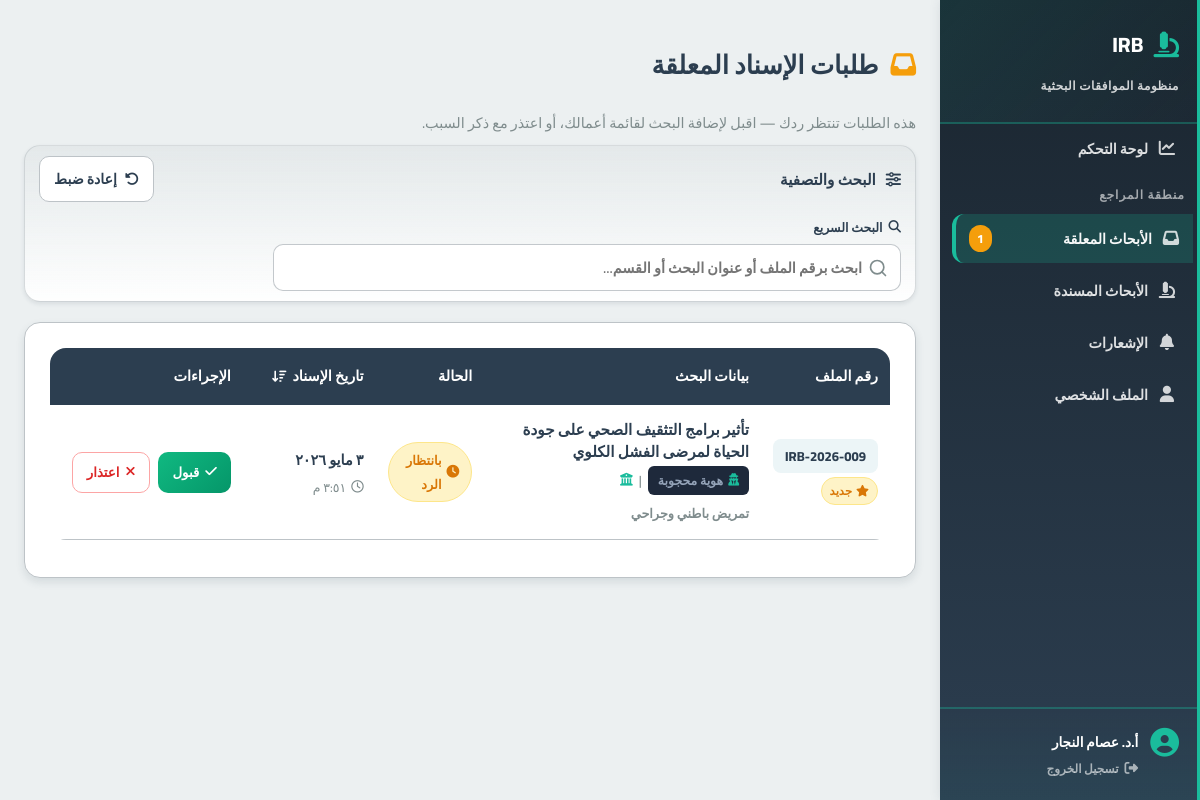
The page /features/reviewer/pending_assignments.php (signed in) on the database as committed earlier.
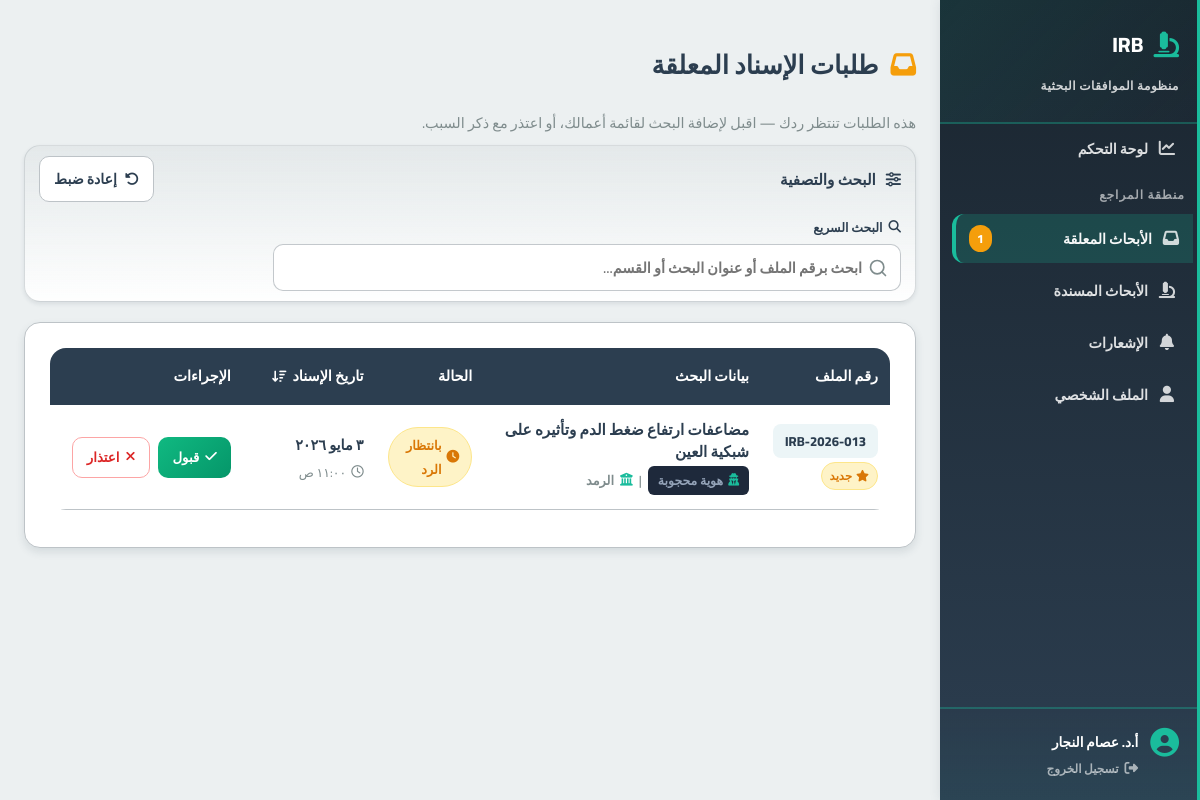
The same page on the database as committed later.
### tables this page shows
CREATE TABLE reviews (
    id INT AUTO_INCREMENT PRIMARY KEY,
    application_id INT,
    reviewer_id INT,
    assigned_by INT,
    assigned_at TIMESTAMP DEFAULT CURRENT_TIMESTAMP,
    assignment_status ENUM(
        'awaiting_acceptance', 
        'accepted', 
        'refused', 
        'timed_out'
    ) DEFAULT 'awaiting_acceptance',

    decision ENUM(
        'pending', 
        'approved', 
        'needs_modification', 
        'rejected'
    ) DEFAULT 'pending',

    refusal_reason TEXT NULL,
    reviewed_at TIMESTAMP NULL,
    
    FOREIGN KEY (application_id) REFERENCES applications(id) ON DELETE CASCADE,
    FOREIGN KEY (reviewer_id) REFERENCES users(id),
    FOREIGN KEY (assigned_by) REFERENCES users(id)
);

CREATE TABLE applications (
    id INT AUTO_INCREMENT PRIMARY KEY,
    student_id INT,
    serial_number VARCHAR(50) UNIQUE,
    title TEXT,
    principal_investigator VARCHAR(255),
    co_investigators JSON,
    current_stage ENUM(
        'pending_admin', 'awaiting_initial_payment', 'awaiting_sample_calc',
        'awaiting_sample_payment', 'under_review','approved_by_reviewer','approved', 'rejected'
    ) DEFAULT 'pending_admin',
    is_blinded BOOLEAN DEFAULT TRUE,
    created_at TIMESTAMP DEFAULT CURRENT_TIMESTAMP,
    updated_at TIMESTAMP DEFAULT CURRENT_TIMESTAMP ON UPDATE CURRENT_TIMESTAMP,
    FOREIGN KEY (student_id) REFERENCES users(id) ON DELETE CASCADE,
    INDEX(student_id),
    INDEX(current_stage)
);

CREATE TABLE users (
    id INT AUTO_INCREMENT PRIMARY KEY,
    role ENUM('student','admin','sample_officer','reviewer','manager','super_admin') NOT NULL,
    full_name VARCHAR(255),
    email VARCHAR(255) UNIQUE,
    password_hash VARCHAR(255),
    national_id VARCHAR(20),
    phone_number VARCHAR(20),
    faculty VARCHAR(150),
    department VARCHAR(150),
    id_front_url VARCHAR(255),
    id_back_url VARCHAR(255),
    is_active BOOLEAN DEFAULT FALSE,
    created_at TIMESTAMP DEFAULT CURRENT_TIMESTAMP
);

### includes/sidebar.php (called while the page is built, shortened)
<?php if(isset($_SESSION['role']) && $_SESSION['role'] === 'reviewer'): ?>
        <?php
        if (isset($_SESSION['user_id'])) {
            $sidebarReviews = new Reviews();
            $sidebarPendingAssignments = $sidebarReviews->getPendingAssignments($_SESSION['user_id']);
        }
        ?>
<?php endif; ?>

### classes/Reviews.php (called while the page is built, shortened)
<?php
require_once __DIR__ . '/Database.php';
class Reviews {
    private $db;
    public function __construct() {
        $database = new Database();
        $this->db = $database->conn;
    }
    public function getPendingAssignments($reviewer_id) {
        $sql = "
            SELECT
                r.id as review_id,
                a.id as application_id,
                a.serial_number,
                a.title,
                a.principal_investigator,
                a.is_blinded,
                a.created_at as application_date,
                r.assigned_at,
                u.department,
                u2.full_name as assigned_by_name
            FROM reviews r
            JOIN applications a ON r.application_id = a.id
            JOIN users u ON a.student_id = u.id
            LEFT JOIN users u2 ON r.assigned_by = u2.id
            WHERE r.reviewer_id = ? AND r.assignment_status = 'awaiting_acceptance'
            ORDER BY r.assigned_at DESC
        ";
        $stmt = $this->db->prepare($sql);
        $stmt->bind_param("i", $reviewer_id);
        $stmt->execute();
        $result = $stmt->get_result();
        $assignments = [];
        if ($result && $result->num_rows > 0) {
            while ($row = $result->fetch_assoc()) {
                if ($row['is_blinded'] == 1) {
                    $row['principal_investigator'] = "معلومات محجوبة";
                }
                $assignments[] = $row;
            }
        }
        return $assignments;
    }
}
?>

### classes/Database.php (called while the page is built, shortened)
<?php
class Database
{
    public function __construct()
    {
        $env = require __DIR__ . '/../includes/env.php';
        $this->host = $env['DB_HOST'];
        $this->user = $env['DB_USER'];
        $this->pass = $env['DB_PASS'];
        $this->db = $env['DB_NAME'];
        $this->port = $env['DB_PORT'];
        $this->conn = new mysqli($this->host, $this->user, $this->pass, $this->db, $this->port);
    }
}
?>

### includes/irb_helpers.php (called while the page is built, shortened)
<?php
if (!function_exists('irb_convert_to_arabic_digits')) {
    function irb_convert_to_arabic_digits($value)
    {
        return strtr((string) $value, [
            '0' => '٠',
            '1' => '١',
            '2' => '٢',
            '3' => '٣',
            '4' => '٤',
            '5' => '٥',
            '6' => '٦',
            '7' => '٧',
            '8' => '٨',
            '9' => '٩',
        ]);
    }
}
if (!function_exists('irb_format_arabic_date')) {
    function irb_format_arabic_date($dateValue)
    {
        try {
            $date = new DateTime($dateValue);
            $arabicMonths = [
                1 => 'يناير',
                2 => 'فبراير',
                3 => 'مارس',
                4 => 'أبريل',
                5 => 'مايو',
                6 => 'يونيو',
                7 => 'يوليو',
                8 => 'أغسطس',
                9 => 'سبتمبر',
                10 => 'أكتوبر',
                11 => 'نوفمبر',
                12 => 'ديسمبر',
            ];
            $day = irb_convert_to_arabic_digits($date->format('j'));
            $month = $arabicMonths[(int) $date->format('n')];
            $year = irb_convert_to_arabic_digits($date->format('Y'));
            return $day . ' ' . $month . ' ' . $year;
        } catch (Exception $exception) {
            return (string) $dateValue;
        }
    }
}
if (!function_exists('irb_format_arabic_time')) {
    function irb_format_arabic_time($dateValue)
    {
        try {
            $date = new DateTime($dateValue);
            $time = irb_convert_to_arabic_digits($date->format('g:i'));
            $period = $date->format('A') === 'AM' ? 'ص' : 'م';
            return $time . ' ' . $period;
        } catch (Exception $exception) {
            return '';
        }
    }
}

### features/reviewer/pending_assignments.php (the view, shortened to what the changed rows need)
<?php
require_once __DIR__ . '/../../classes/Reviews.php';
require_once __DIR__ . '/../../includes/irb_helpers.php';
$reviewsObj  = new Reviews();
$reviewer_id = $_SESSION['user_id'];
$assignments = $reviewsObj->getPendingAssignments($reviewer_id);
?>
<!DOCTYPE html>
<html lang="ar" dir="rtl">
<head>
    <link rel="stylesheet" href="https://cdnjs.cloudflare.com/ajax/libs/font-awesome/6.4.0/css/all.min.css">
    <link rel="stylesheet" href="/irb-digital-system/includes/style.css">
    <link rel="stylesheet" href="/irb-digital-system/assets/css/global.css">
    <link rel="stylesheet" href="/irb-digital-system/assets/css/irb-select.css">
    <link rel="stylesheet" href="/irb-digital-system/assets/css/irb-pagination.css">
</head>
<body>
    <?php include __DIR__ . '/../../includes/sidebar.php'; ?>
    <div class="content">
        <h2 class="page-title">
            <i class="fa-solid fa-inbox"></i>
            طلبات الإسناد المعلقة
        </h2>
        <div class="data-card">
            <div class="table-wrap">
                <table class="data-table">
                    <thead>
                        <tr>
                            <th width="12%">رقم الملف</th>
                            <th width="35%">بيانات البحث</th>
                            <th width="13%">الحالة</th>
                            <th width="16%" class="sortable-header">
                                <button type="button" id="dateSortHeader" class="sortable-button" aria-label="ترتيب حسب تاريخ الإسناد">
                                    <span>تاريخ الإسناد</span>
                                    <span class="sort-direction" id="dateSortIcon"><i class="fa-solid fa-arrow-down-wide-short"></i></span>
                                </button>
                            </th>
                            <th width="24%">الإجراءات</th>
                        </tr>
                    </thead>
                    <tbody id="assignmentsTableBody">
                        <?php if (empty($assignments)): ?>
                        <tr>
                            <td colspan="5">
                                <div class="empty-state">
                                    <i class="fa-solid fa-inbox"></i>
                                    <h3>لا توجد طلبات معلقة</h3>
                                    <p>جميع طلبات الإسناد الموجهة إليك تمت معالجتها.</p>
                                </div>
                            </td>
                        </tr>
                        <?php else: ?>
                        <?php foreach ($assignments as $idx => $asgn):
                            $isRedacted   = ($asgn['principal_investigator'] === "معلومات محجوبة");
                            $assignedDate = irb_format_arabic_date($asgn['assigned_at']);
                            $assignedTime = irb_format_arabic_time($asgn['assigned_at']);
                            $searchBlob   = strtolower($asgn['serial_number'] . ' ' . $asgn['title'] . ' ' . ($asgn['department'] ?? '') . ' ' . $assignedDate);
                        ?>
                        <tr data-search="<?= htmlspecialchars($searchBlob) ?>" data-date="<?= htmlspecialchars($asgn['assigned_at']) ?>">
                            <td>
                                <span class="badge-serial"><?= htmlspecialchars($asgn['serial_number']) ?></span>
                                <?php if ($idx === 0): ?><div><span class="new-badge"><i class="fa-solid fa-star"></i> جديد</span></div><?php endif; ?>
                            </td>
                            <td>
                                <div class="app-title"><?= htmlspecialchars($asgn['title']) ?></div>
                                <div class="app-meta">
                                    <?php if ($isRedacted): ?>
                                        <span class="redacted-badge"><i class="fa-solid fa-user-secret"></i> هوية محجوبة</span>
                                    <?php else: ?>
                                        <i class="fa-solid fa-user-doctor"></i> <?= htmlspecialchars($asgn['principal_investigator']) ?>
                                    <?php endif; ?>
                                    <?php if (!empty($asgn['department'])): ?>
                                        <span>|</span><i class="fa-solid fa-building-columns"></i> <?= htmlspecialchars($asgn['department']) ?>
                                    <?php endif; ?>
                                </div>
                            </td>
                            <td><span class="status-awaiting"><i class="fa-solid fa-clock"></i> بانتظار الرد</span></td>
                            <td>
                                <div class="date-cell">
                                    <span class="date-main"><?= htmlspecialchars($assignedDate) ?></span>
                                    <span class="date-time"><i class="fa-regular fa-clock"></i> <?= htmlspecialchars($assignedTime) ?></span>
                                </div>
                            </td>
                            <td>
                                <div class="actions-wrap">
                                    <button type="button" class="btn-accept" onclick="openAccept(<?= $asgn['review_id'] ?>)">
                                        <i class="fa-solid fa-check"></i> قبول
                                    </button>
                                    <button type="button" class="btn-refuse" onclick="openRefuse(<?= $asgn['review_id'] ?>)">
                                        <i class="fa-solid fa-xmark"></i> اعتذار
                                    </button>
                                </div>
                            </td>
                        </tr>
                        <?php endforeach; ?>
                        <?php endif; ?>
                    </tbody>
                </table>
            </div>
        </div>
    </div>
</body>
</html>

Rows that differ between the two databases and show on the page:
removed reviews: application.serial_number "IRB-2026-009", application.title "تأثير برامج التثقيف الصحي على جودة الحياة لمرضى الفشل الكلوي", users.department "تمريض باطني وجراحي", assigned_at "٣ مايو ٢٠٢٦", assigned_at "٣:٥١ م"
now on this page (row edited): reviews: application.serial_number "IRB-2026-013", application.title "مضاعفات ارتفاع ضغط الدم وتأثيره على شبكية العين", users.department "الرمد", assigned_at "٣ مايو ٢٠٢٦", assigned_at "١١:٠٠ ص"
